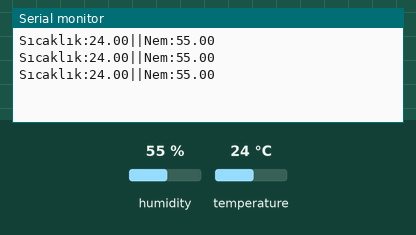
The sketch below on a simulated Arduino Uno, built with avr-gcc and run on an emulated ATmega328P. Shown: the last lines printed to the serial monitor. The test bench sets the inputs (shaded band); at power-on: humidity 55 %, temperature 24 °C.

Above: at 2.8 s.
2.9 s: humidity set to 22 %
At 5.5 s:
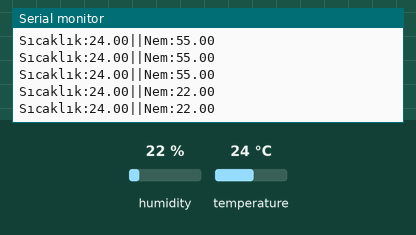
5.6 s: temperature set to 12 °C
At 6.5 s:
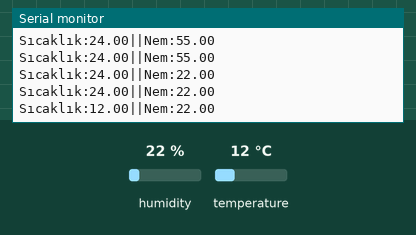
8.3 s: humidity set to 40 %
At 9.8 s:
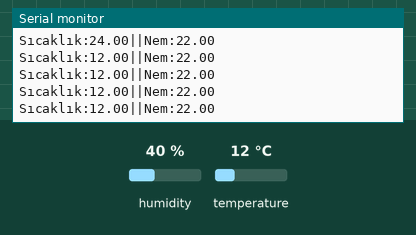
Timing chart, 0 to 11.3 s (numbered marks = the images above; inputs shaded):
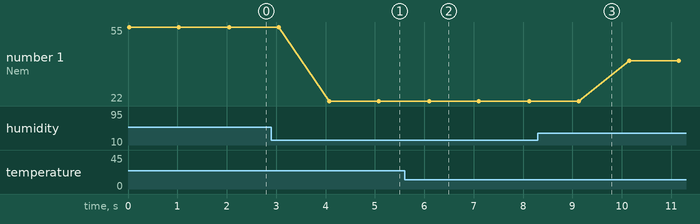

The sketch:

dht11.ino
```cpp
#include <DHT.h>
#include <DHT_U.h>

DHT dht11(3,DHT11);

void setup() {
  // put your setup code here, to run once:
dht11.begin();
pinMode(3,INPUT);
Serial.begin(9600);
}

void loop() {
  float t=dht11.readTemperature();
  float nem=dht11.readHumidity();
  Serial.print("Sıcaklık:");
  Serial.print(t);
  Serial.print("||");
  Serial.print("Nem:");
  Serial.println(nem);
  delay(1000);

}
```

Measured:
- after the input at 2.9 s, the serial monitor: prints a new line after 1.2 s (image 1)
- after the input at 5.6 s, the serial monitor: prints a new line after 0.50 s (image 2)
- plotted number 1: 55 → 22 after the input at 2.9 s, 22 → 40 after the input at 8.3 s
